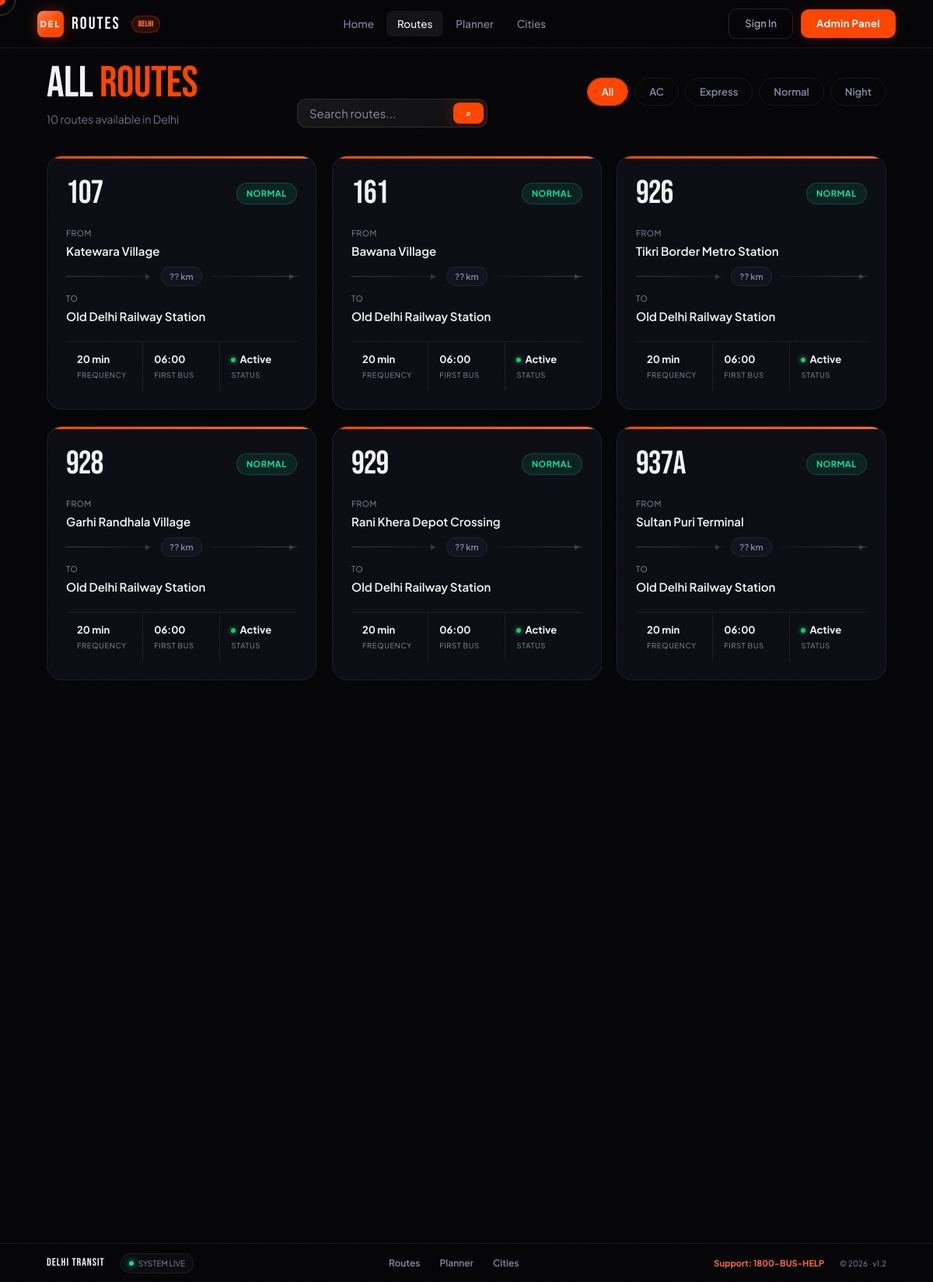
The page /bus-portal/routes on the database its author committed.
### tables this page shows
CREATE TABLE `cities` (
  `id` int(10) UNSIGNED NOT NULL,
  `city_name` varchar(100) NOT NULL,
  `state_region` varchar(100) DEFAULT NULL,
  `country` varchar(100) NOT NULL DEFAULT 'India',
  `country_code` char(2) NOT NULL DEFAULT 'IN',
  `currency` varchar(10) NOT NULL DEFAULT 'INR',
  `timezone` varchar(60) NOT NULL DEFAULT 'Asia/Kolkata',
  `center_lat` decimal(10,7) NOT NULL,
  `center_lng` decimal(10,7) NOT NULL,
  `default_zoom` tinyint(4) DEFAULT 12,
  `osm_relation_id` bigint(20) DEFAULT NULL,
  `is_active` tinyint(1) DEFAULT 1,
  `created_at` timestamp NOT NULL DEFAULT current_timestamp()
);

CREATE TABLE `routes` (
  `id` int(10) UNSIGNED NOT NULL,
  `city_id` int(10) UNSIGNED NOT NULL,
  `route_number` varchar(20) NOT NULL,
  `source` varchar(120) NOT NULL,
  `destination` varchar(120) NOT NULL,
  `route_type` enum('AC','Express','Normal','Night','Mini') NOT NULL DEFAULT 'Normal',
  `frequency_mins` tinyint(3) UNSIGNED NOT NULL DEFAULT 20,
  `first_bus_time` time NOT NULL,
  `last_bus_time` time NOT NULL,
  `total_distance_km` decimal(6,2) NOT NULL DEFAULT 0.00,
  `description` text DEFAULT NULL,
  `osm_relation_id` bigint(20) DEFAULT NULL,
  `is_active` tinyint(1) DEFAULT 1,
  `created_at` timestamp NOT NULL DEFAULT current_timestamp(),
  `updated_at` timestamp NOT NULL DEFAULT current_timestamp() ON UPDATE current_timestamp()
);

### views/routes/list.php (the view, shortened to what the rows shown need)
<?php
include dirname(__DIR__) . '/layout/header.php';
?>
<main class="page">
    <div class="sec">
        <div class="sec-head reveal">
            <div>
                <div class="sec-title">All <span>Routes</span></div>
                <div class="sec-desc"><?= $total ?> routes available in <?= htmlspecialchars($city['city_name']) ?></div>
            </div>
            <form action="<?= APP_URL ?>/search" method="GET" class="search-bar" style="margin-bottom:0; max-width:400px; padding:4px 4px 4px 15px; border-radius:12px;">
                <input class="s-input" type="text" name="q" placeholder="Search routes..." value="<?= htmlspecialchars($_GET['q'] ?? '') ?>" required>
                <button type="submit" class="s-btn" style="padding:6px 16px; font-size:12px; border-radius:8px;">⌕</button>
            </form>
            <div class="chips">
                <a href="?city_id=<?= $city['id'] ?>" class="chip <?= !$type ? 'on' : '' ?>"><span>All</span></a>
                <a href="?city_id=<?= $city['id'] ?>&type=AC" class="chip <?= $type == 'AC' ? 'on' : '' ?>"><span>AC</span></a>
                <a href="?city_id=<?= $city['id'] ?>&type=Express" class="chip <?= $type == 'Express' ? 'on' : '' ?>"><span>Express</span></a>
                <a href="?city_id=<?= $city['id'] ?>&type=Normal" class="chip <?= $type == 'Normal' ? 'on' : '' ?>"><span>Normal</span></a>
                <a href="?city_id=<?= $city['id'] ?>&type=Night" class="chip <?= $type == 'Night' ? 'on' : '' ?>"><span>Night</span></a>
            </div>
        </div>
        <div class="r-grid">
            <?php foreach ($routes as $r): ?>
                <?php
                    $rt = strtolower($r['route_type'] ?? '');
                    $badgeClass = match ($rt) {
                        'ac' => 'rb-ac',
                        'express' => 'rb-ex',
                        'night' => 'rb-ni',
                        default => 'rb-nm',
                    };
                ?>
                <a class="rcard reveal" href="<?= APP_URL ?>/routes/<?= $r['id'] ?>" style="--strip-a:var(--accent);--strip-b:var(--accent2)">
                    <div class="rcard-strip"></div>
                    <div class="rcard-inner">
                        <div class="rcard-top">
                            <span class="rnum"><?= htmlspecialchars($r['route_number']) ?></span>
                            <span class="rbadge <?= $badgeClass ?>"><?= htmlspecialchars($r['route_type'] ?? 'Normal') ?></span>
                        </div>
                        <div class="rroute">
                            <div class="rstop"><small>From</small><?= htmlspecialchars($r['source']) ?></div>
                            <div class="rconn">
                                <div class="rline"></div>
                                <span class="rdist"><?= $r['distance_km'] ?? '??' ?> km</span>
                                <div class="rline" style="background:linear-gradient(90deg,rgba(255,255,255,.04),rgba(255,255,255,.2))"></div>
                            </div>
                            <div class="rstop"><small>To</small><?= htmlspecialchars($r['destination']) ?></div>
                        </div>
                        <div class="rmeta">
                            <div class="rmeta-item"><span class="rmv"><?= $r['frequency_mins'] ?? '??' ?> min</span><span class="rmk">Frequency</span></div>
                            <div class="rmeta-item"><span class="rmv">06:00</span><span class="rmk">First Bus</span></div>
                            <div class="rmeta-item"><span class="rmv rdot"><span class="dot d-g"></span>Active</span><span class="rmk">Status</span></div>
                        </div>
                    </div>
                </a>
            <?php endforeach; ?>
        </div>
    </div>
</main>
<?php include dirname(__DIR__) . '/layout/footer.php'; ?>

### src/Core/Router.php (shortened to what the rows shown need)
<?php
class Router
{
    private array $routes = [];
    private function add(string $method, string $pattern, callable|array $handler): void
    {
        $this->routes[] = [
            'method'  => strtoupper($method),
            'pattern' => $pattern,
            'handler' => $handler,
        ];
    }
    public function dispatch(): void
    {
        $uri    = $this->getUri();
        foreach ($this->routes as $route) {
            $params = $this->match($route['pattern'], $uri);
            if ($params !== null) {
                $this->call($route['handler'], $params);
                return;
            }
        }
    }
    private function getUri(): string
    {
        $requestUri = $_SERVER['REQUEST_URI'] ?? '/';
        $basePath   = parse_url(APP_URL, PHP_URL_PATH) ?? '';
        $uri = '/' . ltrim(substr($requestUri, strlen($basePath)), '/');
        return rtrim($uri, '/') ?: '/';
    }
    private function match(string $pattern, string $uri): ?array
    {
        $regex = preg_replace('/\{([a-zA-Z_]+)\}/', '(?P<$1>[^/]+)', $pattern);
        $regex = '#^' . $regex . '$#';
        if (!preg_match($regex, $uri, $matches)) {
            return null;
        }
        return array_filter($matches, fn($key) => is_string($key), ARRAY_FILTER_USE_KEY);
    }
    private function call(callable|array $handler, array $params): void
    {
        if (is_array($handler) && is_string($handler[0])) {
            [$class, $method] = $handler;
            $controller = new $class();
            $controller->$method($params);
        } elseif (is_callable($handler)) {
            $handler($params);
        } else {
            throw new \RuntimeException('Invalid route handler.');
        }
    }
}

### views/layout/header.php (shortened to what the rows shown need)
<!DOCTYPE html>
<html lang="en">
<head>
    <link rel="stylesheet" href="https://unpkg.com/leaflet@1.9.4/dist/leaflet.css"/>
    <link href="https://cdn.maptiler.com/maptiler-sdk-js/v2.0.3/maptiler-sdk.css" rel="stylesheet" />
    <link rel="stylesheet" href="https://cdnjs.cloudflare.com/ajax/libs/cropperjs/1.6.1/cropper.min.css">
    <link href="<?= APP_URL ?>/public/assets/css/main.css" rel="stylesheet">
    <link href="<?= APP_URL ?>/public/assets/css/map.css" rel="stylesheet">
</head>
<body>
    <div id="cursor"></div>
    <div id="cursor-ring"></div>
    <nav>
        <a href="<?= APP_URL ?>/" class="n-logo">
            <div class="n-icon"><?= strtoupper(substr($city['city_name'] ?? 'BUS', 0, 3)) ?></div>
            <span>ROUTES</span>
            <span class="n-badge"><?= htmlspecialchars($city['city_name'] ?? 'City') ?></span>
        </a>
        <div class="n-links">
            <a href="<?= APP_URL ?>/" class="<?= ($view ?? '') == 'home/index' ? 'act' : '' ?>">Home</a>
            <a href="<?= APP_URL ?>/routes" class="<?= ($view ?? '') == 'routes/list' ? 'act' : '' ?>">Routes</a>
            <a href="<?= APP_URL ?>/planner" class="<?= ($view ?? '') == 'planner/index' ? 'act' : '' ?>">Planner</a>
            <a href="<?= APP_URL ?>/cities" class="<?= ($view ?? '') == 'cities/index' ? 'act' : '' ?>">Cities</a>
        </div>
        <div class="n-cta">
            <?php
            if (\App\Core\Session::isLoggedIn()):
                $sessionUser = \App\Core\Session::getUser();
                $u = (new \App\Models\User())->findById((int)$sessionUser['id']);
                if ($u) {
                    \App\Core\Session::setUser($u);
                } else {
                    $u = $sessionUser;
                }
            ?>
                <div class="user-actions">
                    <button class="info-trigger" onclick="toggleUserInfo()" aria-label="User Info">
                        <svg viewBox="0 0 24 24" width="20" height="20" stroke="currentColor" stroke-width="2" fill="none"><circle cx="12" cy="12" r="10"></circle><line x1="12" y1="16" x2="12" y2="12"></line><line x1="12" y1="8" x2="12.01" y2="8"></line></svg>
                    </button>
                    <div class="profile-dropdown">
                        <button class="profile-btn" onclick="toggleProfileMenu()">
                            <img src="<?= htmlspecialchars(($u['profile_image'] ?: $u['avatar_url']) ?: APP_URL . '/public/assets/img/default-avatar.png') ?>" alt="Profile" class="nav-avatar">
                            <span><?= htmlspecialchars($u['name'] ?? 'User') ?></span>
                            <svg viewBox="0 0 24 24" width="16" height="16" stroke="currentColor" stroke-width="2" fill="none"><polyline points="6 9 12 15 18 9"></polyline></svg>
                        </button>
                        <div class="dropdown-content" id="profileMenu">
                            <div class="dropdown-header">
                                <strong><?= htmlspecialchars($u['name']) ?></strong>
                                <span><?= htmlspecialchars($u['email']) ?></span>
                            </div>
                            <hr>
                            <a href="<?= APP_URL ?>/profile">View Profile</a>
                            <a href="<?= APP_URL ?>/profile/edit">Edit Profile</a>
                            <?php if (in_array($u['role'] ?? '', ['admin', 'super_admin'], true)): ?>
                                <a href="<?= APP_URL ?>/admin" target="_blank">Dashboard</a>
                            <?php endif; ?>
                            <hr>
                            <form action="<?= APP_URL ?>/auth/logout" method="POST">
                                <button type="submit" class="logout-link">Logout</button>
                            </form>
                        </div>
                    </div>
                </div>
            <?php else: ?>
                <a href="<?= APP_URL ?>/auth/login" class="btn-g">Sign In</a>
                <a href="<?= APP_URL ?>/auth/adminLogin" class="btn-o" target="_blank">Admin Panel</a>
            <?php endif; ?>
        </div>
    </nav>
    <main>

### views/layout/footer.php (shortened to what the rows shown need)
    </main>
    <footer class="fixed-footer">
        <div class="footer-container">
            <div class="f-left">
                <div class="f-logo-small"><?= strtoupper($city['city_name'] ?? 'CITY') ?> TRANSIT</div>
                <div class="f-status">
                    <span class="status-dot"></span> System Live
                </div>
            </div>
            <div class="f-links-compact">
                <a href="<?= APP_URL ?>/routes">Routes</a>
                <a href="<?= APP_URL ?>/planner">Planner</a>
                <a href="<?= APP_URL ?>/cities">Cities</a>
            </div>
            <div class="f-right">
                <div class="f-emergency">Support: 1800-BUS-HELP</div>
                <div class="f-copy-small">© <?= date('Y') ?> · v1.2</div>
            </div>
        </div>
    </footer>
</body>
</html>

### rows shown on the page
cities: city_name "DEL", city_name "Delhi", city_name "DELHI"
routes: id "10"
routes: route_number "107", route_type "NORMAL", source "Katewara Village", distance_km "??", destination "Old Delhi Railway Station", frequency_mins "20"
routes: route_number "161", route_type "NORMAL", source "Bawana Village", distance_km "??", destination "Old Delhi Railway Station", frequency_mins "20"
routes: route_number "926", route_type "NORMAL", source "Tikri Border Metro Station", distance_km "??", destination "Old Delhi Railway Station", frequency_mins "20"
routes: route_number "928", route_type "NORMAL", source "Garhi Randhala Village", distance_km "??", destination "Old Delhi Railway Station", frequency_mins "20"
routes: route_number "929", route_type "NORMAL", source "Rani Khera Depot Crossing", distance_km "??", destination "Old Delhi Railway Station", frequency_mins "20"
routes: route_number "937A", route_type "NORMAL", source "Sultan Puri Terminal", distance_km "??", destination "Old Delhi Railway Station", frequency_mins "20"
